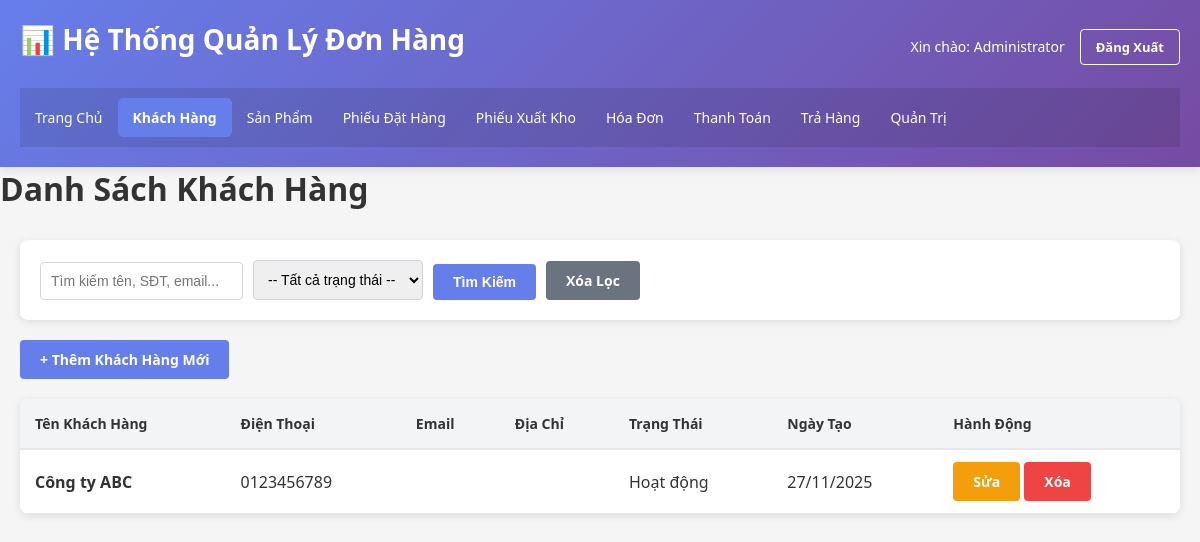
Screenshot of /khach_hang/list.php (signed in) with the database file from the repository.
### tables this page shows
CREATE TABLE `khach_hang` (
  `ma_khach_hang` int(11) NOT NULL,
  `ten_khach_hang` varchar(255) NOT NULL,
  `dia_chi` varchar(500) DEFAULT NULL,
  `dien_thoai` varchar(20) DEFAULT NULL,
  `email` varchar(100) DEFAULT NULL,
  `ngay_tao` datetime DEFAULT current_timestamp(),
  `trang_thai` enum('Hoạt động','Ngừng hoạt động') DEFAULT 'Hoạt động'
);

### khach_hang/list.php (the view, shortened to what this page needs)
<?php
include '../config.php';
$search = $_GET['search'] ?? '';
$sql = "SELECT * FROM khach_hang WHERE 1=1";
$sql .= " ORDER BY ngay_tao DESC";
$result = $conn->query($sql);
?>
<!DOCTYPE html>
<html lang="vi">
<head>
    <link rel="stylesheet" href="../../css/style.css">
</head>
<body>
    <div class="container">
        <?php include '../header.php'; ?>
        <h1>Danh Sách Khách Hàng</h1>
        <main>
            <div class="filter-section">
                <form method="GET" class="filter-form">
                    <input type="text" name="search" placeholder="Tìm kiếm tên, SĐT, email..." value="<?php echo htmlspecialchars($search); ?>">
                    <select name="trang_thai">
                        <option value="">-- Tất cả trạng thái --</option>
                    </select>
                    <button type="submit" class="btn-primary">Tìm Kiếm</button>
                    <a href="list.php" class="btn-secondary">Xóa Lọc</a>
                </form>
            </div>
            <div class="actions-section">
                <a href="create.php" class="btn-primary">+ Thêm Khách Hàng Mới</a>
            </div>
            <table class="table">
                <thead>
                    <tr>
                        <th>Tên Khách Hàng</th>
                        <th>Điện Thoại</th>
                        <th>Email</th>
                        <th>Địa Chỉ</th>
                        <th>Trạng Thái</th>
                        <th>Ngày Tạo</th>
                        <th>Hành Động</th>
                    </tr>
                </thead>
                <tbody>
                    <?php
                    if ($result->num_rows > 0) {
                        while($row = $result->fetch_assoc()) {
                            echo "<tr>";
                            echo "<td><strong>" . htmlspecialchars($row['ten_khach_hang']) . "</strong></td>";
                            echo "<td>" . htmlspecialchars($row['dien_thoai'] ?? '') . "</td>";
                            echo "<td>" . htmlspecialchars($row['email'] ?? '') . "</td>";
                            echo "<td>" . htmlspecialchars($row['dia_chi'] ?? '') . "</td>";
                            echo "<td><span class='status-" . strtolower(str_replace(' ', '-', $row['trang_thai'])) . "'>" . $row['trang_thai'] . "</span></td>";
                            echo "<td>" . date('d/m/Y', strtotime($row['ngay_tao'])) . "</td>";
                            echo "<td>";
                            echo "<a href='edit.php?id=" . $row['ma_khach_hang'] . "' class='btn-warning'>Sửa</a> ";
                            echo "<a href='delete.php?id=" . $row['ma_khach_hang'] . "' class='btn-danger' onclick='return confirm(\"Bạn chắc chắn muốn xóa?\")'>Xóa</a>";
                            echo "</td>";
                            echo "</tr>";
                        }
                    } else {
                        echo "<tr><td colspan='7' style='text-align: center;'>Không có khách hàng</td></tr>";
                    }
                    ?>
                </tbody>
            </table>
        </main>
    </div>
</body>
</html>

### css/style.css (style rules this page uses)
* { margin: 0; padding: 0; box-sizing: border-box; }
body { font-family: 'Segoe UI', Tahoma, Geneva, Verdana, sans-serif; background-color: #f5f5f5; color: #333; }
.container { max-width: 1200px; margin: 0 auto; min-height: 100vh; display: flex; flex-direction: column; }
main { flex: 1; padding: 30px 20px; }
.table { width: 100%; border-collapse: collapse; background: white; box-shadow: 0 2px 8px rgba(0,0,0,0.1); border-radius: 8px; overflow: hidden; }
.table thead { background-color: #f3f4f6; border-bottom: 2px solid #e5e7eb; }
.table th { padding: 15px; text-align: left; font-weight: 600; color: #333; font-size: 14px; }
.table td { padding: 12px 15px; border-bottom: 1px solid #e5e7eb; }
.btn-primary, .btn-secondary, .btn-danger, .btn-warning, .btn-info, .btn-logout { padding: 10px 20px; border: none; border-radius: 4px; font-size: 14px; cursor: pointer; text-decoration: none; display: inline-block; transition: all 0.3s; font-weight: 600; }
.btn-primary { background-color: #667eea; color: white; }
.btn-secondary { background-color: #6b7280; color: white; }
.btn-danger { background-color: #ef4444; color: white; }
.btn-warning { background-color: #f59e0b; color: white; }
.filter-section { background: white; padding: 20px; border-radius: 8px; margin-bottom: 20px; box-shadow: 0 2px 8px rgba(0,0,0,0.1); }
.filter-form { display: flex; gap: 10px; align-items: flex-end; flex-wrap: wrap; }
.filter-form input, .filter-form select { padding: 10px; border: 1px solid #d1d5db; border-radius: 4px; font-size: 14px; }
.actions-section { margin-bottom: 20px; }

### rows the page displays
khach_hang: ten_khach_hang "Công ty ABC", dien_thoai "0123456789", trang_thai "Hoạt động", ngay_tao "27/11/2025"

### other values shown
$_SESSION['user_name'] "Administrator"
